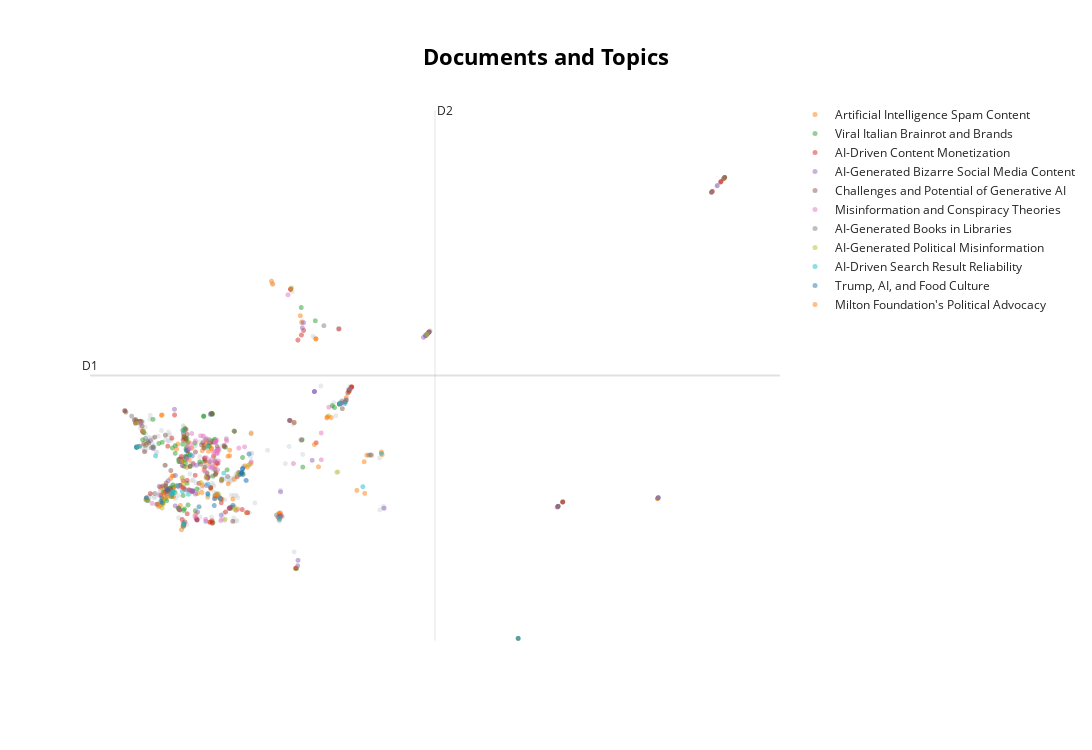

The code cell stored with this chart in its notebook:
### Code cell
reduced_embeddings = UMAP(
    n_neighbors=10, n_components=2, min_dist=0.0, metric="cosine"
).fit_transform(embeddings)
topic_model.visualize_documents(
    documents,
    reduced_embeddings=reduced_embeddings,
    custom_labels=True,
    hide_annotations=True,
)
